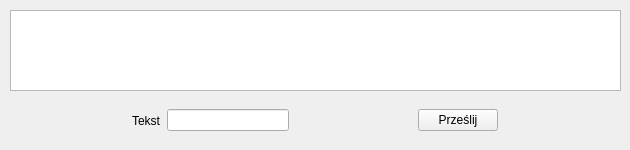
       <widget class="QWidget" name="tab_6">
        <attribute name="title">
         <string>Dialog console</string>
        </attribute>
        <widget class="QPlainTextEdit" name="plainTextEdit_2">
         <property name="geometry">
          <rect>
           <x>10</x>
           <y>10</y>
           <width>611</width>
           <height>81</height>
          </rect>
         </property>
         <property name="readOnly">
          <bool>true</bool>
         </property>
        </widget>
        <widget class="QWidget" name="horizontalLayoutWidget_2">
         <property name="geometry">
          <rect>
           <x>9</x>
           <y>100</y>
           <width>611</width>
           <height>41</height>
          </rect>
         </property>
         <layout class="QHBoxLayout" name="horizontalLayout_2">
          <item>
           <spacer name="horizontalSpacer_2">
            <property name="orientation">
             <enum>Qt::Horizontal</enum>
            </property>
            <property name="sizeHint" stdset="0">
             <size>
              <width>40</width>
              <height>20</height>
             </size>
            </property>
           </spacer>
          </item>
          <item>
           <widget class="QLabel" name="label">
            <property name="text">
             <string>Tekst</string>
            </property>
           </widget>
          </item>
          <item>
           <widget class="QLineEdit" name="lineEdit_2"/>
          </item>
          <item>
           <spacer name="horizontalSpacer_4">
            <property name="orientation">
             <enum>Qt::Horizontal</enum>
            </property>
            <property name="sizeHint" stdset="0">
             <size>
              <width>40</width>
              <height>20</height>
             </size>
            </property>
           </spacer>
          </item>
          <item>
           <widget class="QPushButton" name="pushButton_8">
            <property name="text">
             <string>Prześlij</string>
            </property>
           </widget>
          </item>
          <item>
           <spacer name="horizontalSpacer">
            <property name="orientation">
             <enum>Qt::Horizontal</enum>
            </property>
            <property name="sizeHint" stdset="0">
             <size>
              <width>40</width>
              <height>20</height>
             </size>
            </property>
           </spacer>
          </item>
         </layout>
        </widget>
       </widget>
